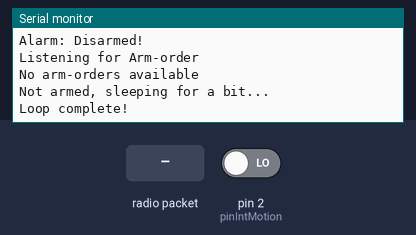
Simulated run of this sketch. Board: Arduino Uno, built with avr-gcc and run on an emulated ATmega328P. Parts: the last lines printed to the serial monitor. The inputs (shaded band) are chosen by the test bench; at power-on: pin 2 (pinIntMotion) LOW. No radio packets arrive unless stated.

Above: at 2.8 s.
2.9 s: radio packet "DISARM" arrives
5.5 s: radio packet "ARM" arrives
8.0 s: radio packet "1" arrives
10.5 s: pin 2 (pinIntMotion) driven HIGH
At 11.17 s:
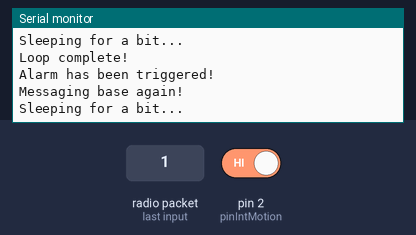
At 11.68 s:
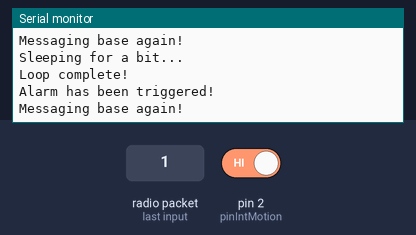

The sketch:

arduino_code.ino
```cpp
#include <SPI.h>
#include <RF24.h>


int pinIntMotion = 2; //Digital pin for motion sensor


bool debug = true;
bool alarmArmed = false;
bool alarmTriggered = false;
int heartBeatInterval = 10;
unsigned long prevMillis = 0;
int sensorUnitID = 1;

//int pinIntSpeaker = 8;

RF24 radio(9,10);

void setup() {
  if (debug) {
    while(!Serial);
    Serial.begin(115200);
  }


  radio.begin();
  radio.setPALevel(RF24_PA_MAX);
  radio.setChannel(0x76);
  radio.openWritingPipe(0xF0F0F0F0E1LL);
  const uint64_t pipe = 0xE8E8F0F0E1LL;
  radio.openReadingPipe(1, pipe);


  radio.enableDynamicPayloads();
  radio.powerUp();

  // Get into standby mode
  radio.startListening();
  radio.stopListening();


  pinMode(pinIntMotion, INPUT);


  //pinMode(pinIntSpeaker, OUTPUT);
  //tone(pinIntSpeaker, 3000, 3);

  char comReply[] = "1,AWOKE"; //Awoke
  radio.write(comReply, sizeof(comReply));
  if (debug) { Serial.println("Setup complete! Starting...");}
}


void loop() {
  //char comReply[] = "1,HEARTBEAT"; //Creating reply, ID + What
  //radio.write(comReply, sizeof(comReply));


  char com[32] = {0}; //Communication array (String)

  //If alarm is not triggered
  if (!alarmTriggered) {


    //If alarm is armed
    if (alarmArmed) {
      if (debug) { Serial.println("Alarm: Armed!");}
      int motion = digitalRead(pinIntMotion);

      //If there is motion
      if (motion == 1) {
        alarmTriggered = true;
        if (debug) { Serial.println("Something is moving!");}
        char comReply[] = "1,MOTION"; //Creating reply, ID + What
        radio.stopListening();
        radio.write(comReply, sizeof(comReply));
        if (debug) { Serial.println("Messaging base!");}

        //delay(100); //Waiting so we don't spam the network
        if (debug) {Serial.println("Sleeping for a bit...");}

      //If there is no motion
      } else {

        if (debug) { Serial.println("Listening for Disarm-order");}
        radio.startListening();
        delayMicroseconds(225);

        //If message is recived
        if(radio.available()){
          if (debug) { Serial.println("Message Recived!");}
          radio.read(com, sizeof(com)); //Read the message
          radio.stopListening(); //Turn of radio
          String stringCom(com); //Convert message to string
          if (debug) { Serial.println("Message was: '" + stringCom + "'");}

          //If unit is told to be disarmed
          if  (stringCom == "DISARM" ) {
            if (debug) { Serial.println("Disarming order recived!");}
            alarmArmed = false;
            char comReply[] = "1,DISARMED"; //Creating reply, ID + What
            radio.write(comReply, sizeof(comReply));
            radio.startListening();
            if (debug) { Serial.println("Replied: " + String(comReply));}

          //Anything else
          } else {
            if (debug) { Serial.println("Didn't understand '" + stringCom + "'");}
          }
        } else {
          if (debug) { Serial.println("No disarm-orders available");}
          //radio.stopListening(); //Stop listening
        }

        if (debug) { Serial.println("All clear!, going to sleep for a bit...");}
        //delay(100);
      }


  //If alarm is disarmed
    } else {
      if (debug) { Serial.println("Alarm: Disarmed!");}

      if (debug) { Serial.println("Listening for Arm-order");}
      radio.startListening(); //See if there is something recived
      delayMicroseconds(225);

      //If message is recived
      if(radio.available()){
        if (debug) { Serial.println("Message Recived!");}
        radio.read(com, sizeof(com)); //Read the message
        radio.stopListening(); //Turn of radio
        String stringCom(com); //Convert message to string
        if (debug) { Serial.println("Message was: '" + stringCom + "'");}

        //If unit is told to be armed
        if  (stringCom == "ARM" ) {
          if (debug) { Serial.println("Arming order recived!");}
          alarmArmed = true;
          char comReply[] = "1,ARMED"; //Creating reply, ID + What
          radio.write(comReply, sizeof(comReply));
          radio.startListening();
          if (debug) { Serial.println("Replied: " + String(comReply));}

        //Anything else
        } else {
          if (debug) { Serial.println("Didn't understand '" + stringCom + "'");}
        }
      } else {
        if (debug) { Serial.println("No arm-orders available");}
        //radio.stopListening(); //Stop listening
      }

      if (debug) {Serial.println("Not armed, sleeping for a bit...");}

    }


  //If alarm is triggered!
  } else {
    if (debug) { Serial.println("Alarm has been triggered!");}
    char comReply[] = "1,MOTION"; //Creating reply, ID + What
    radio.write(comReply, sizeof(comReply));
    if (debug) { Serial.println("Messaging base again!");}

    //delay(100); //Waiting so we don't spam the network
    if (debug) {Serial.println("Sleeping for a bit...");}
  }


  //Heartbeats
  if (((millis()/1000 - prevMillis) > heartBeatInterval) && !alarmTriggered) {
    prevMillis = millis()/1000;
    if (debug) { Serial.println("Sending Heartbeat: " + String(millis())); }
    char comReply[] = "1,HEARTBEAT"; //Creating reply, ID + What
    radio.stopListening();
    radio.write(comReply, sizeof(comReply));
    radio.startListening();
  }


  //If millis bugs out after XXXXX
  if (millis()/100 < prevMillis) {
    prevMillis = 0;
  }


  if (debug) { Serial.println("Loop complete!"); Serial.println(""/*"           " + String(millis()) + "     " + String(prevMillis)*/);}

  //Delays
  if (alarmArmed && !alarmTriggered) {
    delay(1000);
  } else if (alarmArmed && alarmTriggered) {
    delay(100);
  } else if (!alarmArmed) {
    delay(2000);
  }


}


/*
void loop() {


  if (alarmArmed) {
    radio.startListening();
    Serial.println("Starting loop. Radio on.");
    char receivedMessage[32] = {0};
    if(radio.available()){
      radio.read(receivedMessage, sizeof(receivedMessage));
      Serial.println(receivedMessage);
      Serial.println("Turning off the radio");
      radio.stopListening();

      String stringMessage(receivedMessage);

      if  (stringMessage == "DISARM" ) {
        Serial.println("Looks like they want a string");
        alarmArmed = false;
      }

    }
    delay(100);
  } else {
    const char text[] =  "Disarmed!";
    radio.write(text, sizeof(text));
    Serial.println("We sent our message");
    delay(100);
  }

}
*/


/*
void loop() {

  const char text[] = "Motion!";
  Serial.println(digitalRead(pinIntMotion));
  if (digitalRead(pinIntMotion) == 1) {
    //tone(pinIntSpeaker, 2000, 20);
    Serial.println(text);
    radio.write(&text, sizeof(text));

  }

  delay(100);

}*/
```

Measured:
- after the input at 10.5 s, the serial monitor: prints a new line after 0.56 s (image 1)
